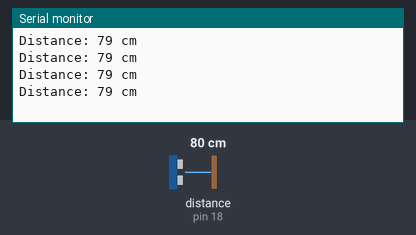
Bench run of a sketch on a simulated Arduino Uno, built with avr-gcc and run on an emulated ATmega328P. On the bench: the last lines printed to the serial monitor. Wiring (inferred from the names in the program): ultrasonic range finder: trigger pin 5; echo pin 18. The inputs (shaded band) are chosen by the test bench; at power-on: distance to the obstacle (sensor on pin 18) 80 cm. The echo pulse lasts 58.3 µs per cm.

Above: at 1.2 s.
1.3 s: distance to the obstacle (sensor on pin 18) set to 2 cm
At 1.73 s:
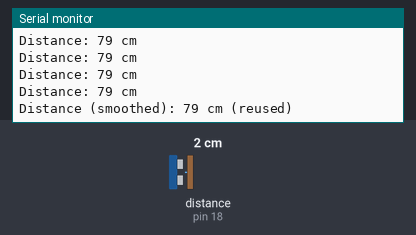
3.6 s: distance to the obstacle (sensor on pin 18) set to 4 cm
At 3.84 s:
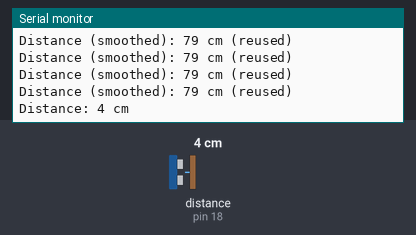
Timing chart, 0 to 6.6 s (numbered marks = the images above; inputs shaded):
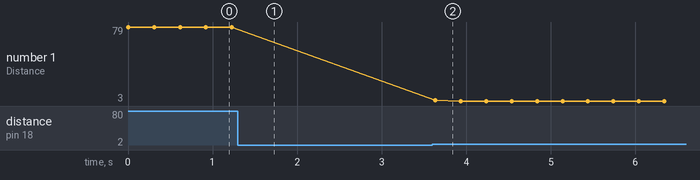

The sketch:

ultrasonic_sensor_test.ino
```cpp
#define echoPin 18
#define trigPin 5

long duration;
int distance;
int lastValidDistance = 0;

void setup() {
  pinMode(trigPin, OUTPUT);
  pinMode(echoPin, INPUT);
  Serial.begin(9600);
}

void loop() {
  digitalWrite(trigPin, LOW);
  delayMicroseconds(2);
  digitalWrite(trigPin, HIGH);
  delayMicroseconds(10);
  digitalWrite(trigPin, LOW);

  duration = pulseIn(echoPin, HIGH, 30000);
  distance = duration * 0.0344 / 2;

  if (distance > 2 && distance < 500) {
    // Accept the value and update last valid
    lastValidDistance = distance;
    Serial.print("Distance: ");
    Serial.print(distance);
    Serial.println(" cm");
  } else {
    // Use previous good value
    Serial.print("Distance (smoothed): ");
    Serial.print(lastValidDistance);
    Serial.println(" cm (reused)");
  }

  delay(300);
}
```

Measured:
- after the input at 1.3 s, the serial monitor: prints a new line after 0.23 s (image 1)
- after the input at 3.6 s, the serial monitor: prints a new line at once (image 2)
- plotted number 1: 79 → 3 after the input at 3.6 s
